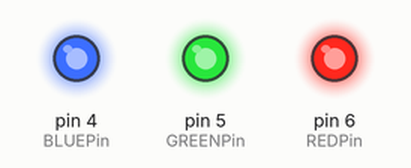
A sketch run on a simulated Arduino Uno, built with avr-gcc and run on an emulated ATmega328P. Shown: output pins drawn as LEDs (lit = HIGH).

Above: at 0.2 s.
Timing chart, 0 to 1.7 s (numbered marks = the images above):
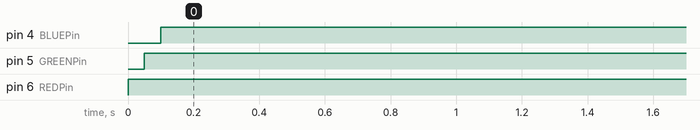

The sketch:

sketch_jul25a.ino
```cpp
int REDPin = 6;    // RED pin of the LED to PWM pin 4
int GREENPin = 5;  // GREEN pin of the LED to PWM pin 5
int BLUEPin = 4;   // BLUE pin of the LED to PWM pin 6
int brightness = 255; // LED brightness
int increment = 5;  // brightness increment
int fanpin = 3;

void setup()
{
  pinMode(REDPin, OUTPUT);
  pinMode(GREENPin, OUTPUT);
  pinMode(BLUEPin, OUTPUT);
//  pinMode(fanpin, OUTPUT);

  Serial.begin(9600);
  digitalWrite(fanpin, HIGH);
}

void loop()
{
  //brightness = brightness + increment;  // increment brightness for next loop iteration

 // if (brightness <= 0 || brightness >= 255)    // reverse the direction of the fading
 // {
 //   increment = -increment;
//  }
 // brightness = constrain(brightness, 0, 255);
  analogWrite(REDPin, brightness);
  delay(50);
  analogWrite(GREENPin, brightness);
  delay(50);
 analogWrite(BLUEPin, brightness);
  delay(50);

 // delay(20);  // wait for 20 milliseconds to see the dimming effect
}
```

Measured:
- by itself, pin 4 (BLUEPin): LOW → HIGH at 0.10 s
- by itself, pin 5 (GREENPin): LOW → HIGH at 0.05 s
- by itself, pin 6 (REDPin): LOW → HIGH at 0.00 s
